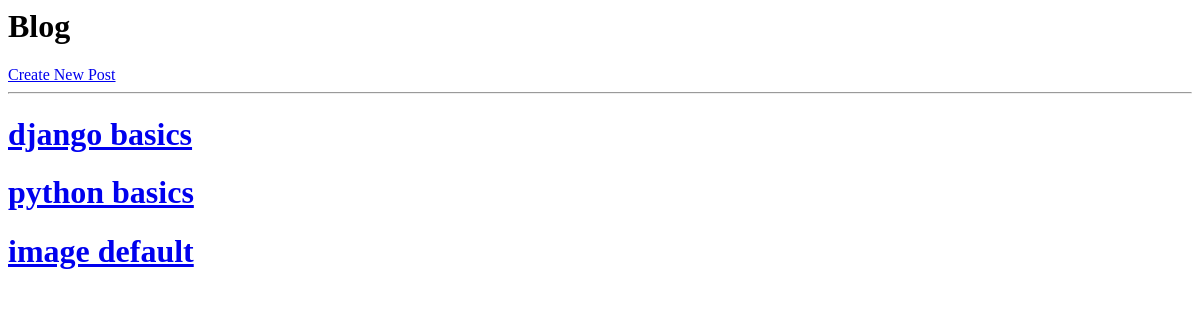
The page /blog/ on the database as committed earlier.
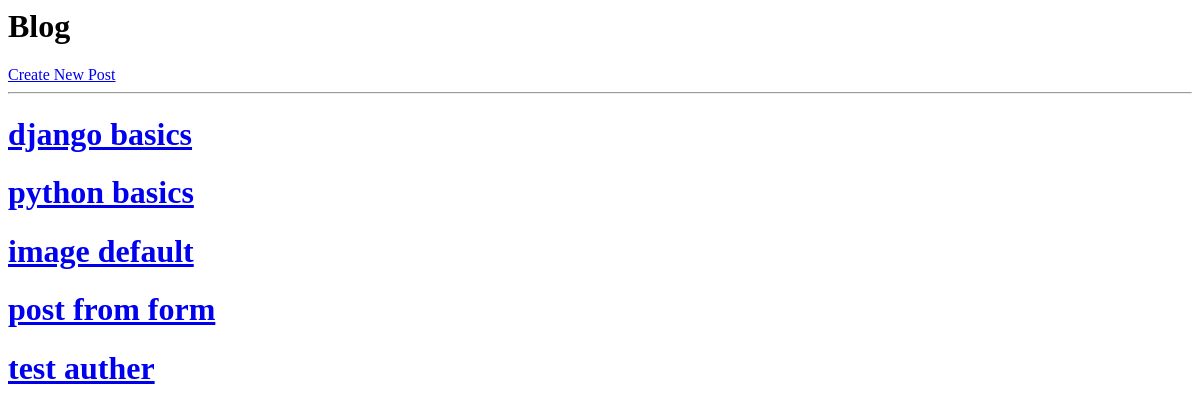
The same page on the database as committed later.
### posts/models.py (models this page shows)
class Post(models.Model):
    title = models.CharField(max_length=20)
    content = models.TextField(max_length=100000)
    class Gender(models.Choices):
        MAN =  "MAN"
        WOMAN =  "WOMAN"
    gender = models.CharField(max_length=999999999999999,choices=Gender.choices,default=Gender.MAN)
    image = models.ImageField(upload_to='posts/',default='default.png')
    author = models.ForeignKey(User,related_name='post_author',on_delete=models.CASCADE)
    tags = TaggableManager()
    def __str__(self):
        return self.title

### posts/views.py (the view)
# urls.py: path('blog/' , post_list),
def post_list(request):
    all = Post.objects.all()
    return render(request,'posts.html',{'data':all})

### posts/templates/posts.html
<h1> Blog </h1>
<a href="/blog/create"> Create New Post </a>
<hr>
{% for item in data %}
  <h1> <a href="/blog/{{item.id}}"> {{item}}  </h1>
{% endfor %}

Rows that differ between the two databases and show on the page:
added Post: title "post from form"
added Post: title "test auther"
